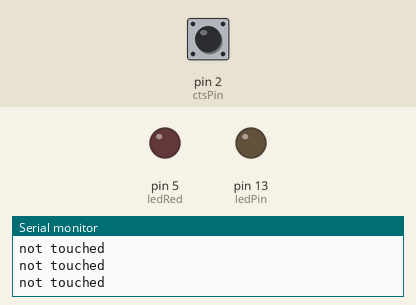
Recording of a sketch running on a simulated Arduino Uno, built with avr-gcc and run on an emulated ATmega328P. Parts: output pins drawn as LEDs (lit = HIGH), the last lines printed to the serial monitor. Dashed ring = blinking. Inputs (shaded band) come from the test bench; at power-on: pin 2 (ctsPin) LOW.

Above: at 1.2 s.
1.3 s: pin 2 (ctsPin) driven HIGH
At 2.0 s:
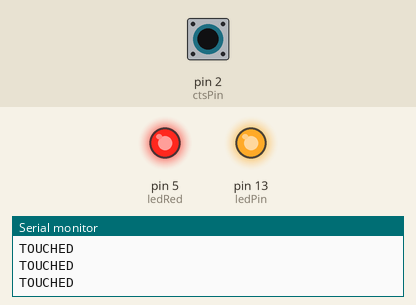
2.8 s: pin 2 (ctsPin) driven LOW
At 3.2 s:
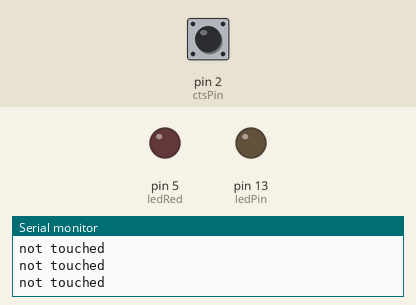
5.8 s: pin 2 (ctsPin) pulsed HIGH 2 times (0.12 s each, 0.3 s apart)
At 6.16 s:
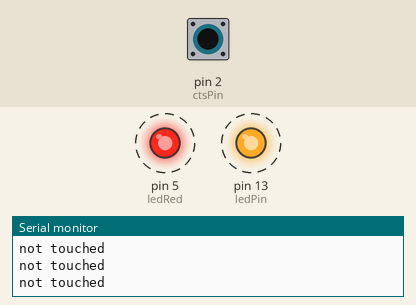
9.4 s: pin 2 (ctsPin) pulsed HIGH 2 times (0.12 s each, 0.3 s apart)
At 11.0 s:
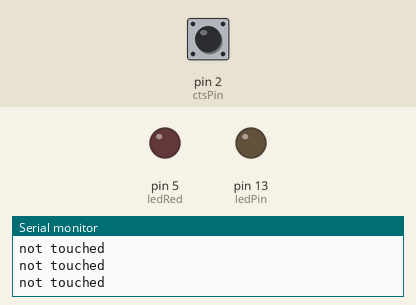
Timing chart, 0 to 12.5 s (numbered marks = the images above; inputs shaded):
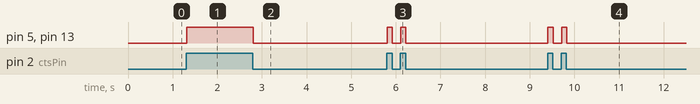

The sketch:

Touch_sensor.ino
```cpp
//Touch Sensor LED

 #define ctsPin 2

 int ledPin = 13;
 int ledRed = 5;

 void setup()
 {
     Serial.begin(9600);
       pinMode(ledPin, OUTPUT);
       pinMode(ledRed, OUTPUT);
       pinMode(ctsPin, INPUT);
     }
  void loop()
    {
      int ctsValue = digitalRead(ctsPin);
      if (ctsValue == HIGH)
        {
           digitalWrite(ledPin, HIGH);
           digitalWrite(ledRed, HIGH);
           Serial.println("TOUCHED");
           }
     else
        {
         digitalWrite(ledPin,LOW);
         digitalWrite(ledRed,LOW);
             Serial.println("not touched");
          }
      delay(0.9);
      }
```

Measured:
- after the input at 1.3 s, pin 5 (ledRed), pin 13 (ledPin): LOW → HIGH at once
- after the input at 2.8 s, pin 5 (ledRed), pin 13 (ledPin): HIGH → LOW at once
- after the input at 5.8 s, pin 5 (ledRed), pin 13 (ledPin): alternates HIGH for 0.11 s and LOW for 0.19 s, 4 changes in all, then stays LOW, starting at once
- after the input at 9.4 s, pin 5 (ledRed), pin 13 (ledPin): alternates HIGH for 0.12 s and LOW for 0.19 s, 4 changes in all, then stays LOW, starting at once
